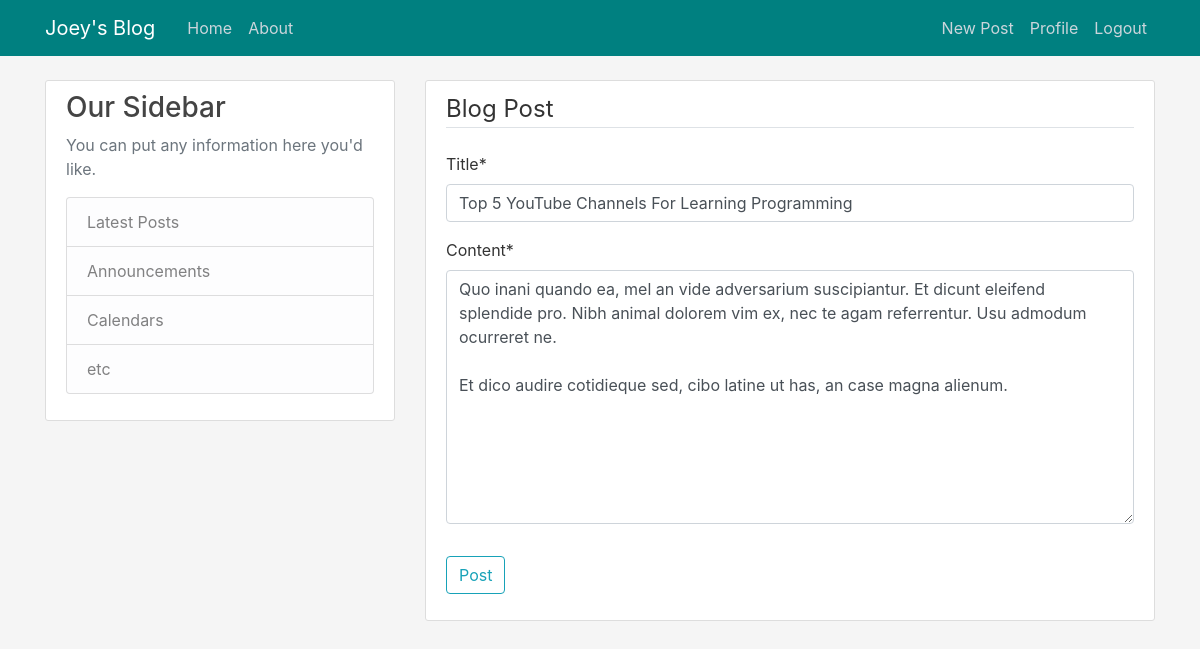
The app's page /post/31/update (signed in) with its own data.
### blog/models.py (models this page shows, shortened)
class Post(models.Model):
    title = models.CharField(max_length=100)
    content = models.TextField()
    date_posted = models.DateTimeField(default=timezone.now)
    author = models.ForeignKey(User, on_delete=models.CASCADE) #on_delete says what to do if user is deleted - what happens to post?

### blog/views.py (the view, shortened to what this page needs)
# urls.py: path('post/<int:pk>/update',PostUpdateView.as_view(), name='post-update'),
class PostUpdateView(LoginRequiredMixin, UserPassesTestMixin,  UpdateView): #inherit LoginRequiredMixin first
    model = Post
    fields = ['title', 'content']
    def test_func(self):
        post = self.get_object()
        if self.request.user == post.author:
            return True
        return False

### blog/templates/blog/post_form.html (shortened to what this page needs)
{% extends 'blog/base.html'%}
{% load crispy_forms_tags %}
{% block content %}
<div class="content-section">
	<form method="POST">
		<fieldset class="form-group">
			<legend class="border-bottom mb-4">Blog Post</legend>
			{{ form|crispy}}
		</fieldset>
		<div class="form-group">
			<button class="btn btn-outline-info" type="submit">Post</button>
		</div>
	</form>
</div>
{% endblock content %}

### blog/static/blog/main.css (style rules this page uses)
body { background: WhiteSmoke; color: #333333; margin-top: 5rem; }
.content-section { background: #ffffff; padding: 10px 20px; border: 1px solid #dddddd; border-radius: 3px; margin-bottom: 20px; }

### records on screen
Post: title "Top 5 YouTube Channels For Learning Programming", content "Quo inani quando ea, mel an vide adversarium suscipiantur. Et dicunt eleifend splendide pro. Nibh animal dolorem vim ex, nec te agam referrentur. Usu admodum ocurreret ne. Et dico audire cotidieque sed, cibo latine ut has, an case magna alienum."
